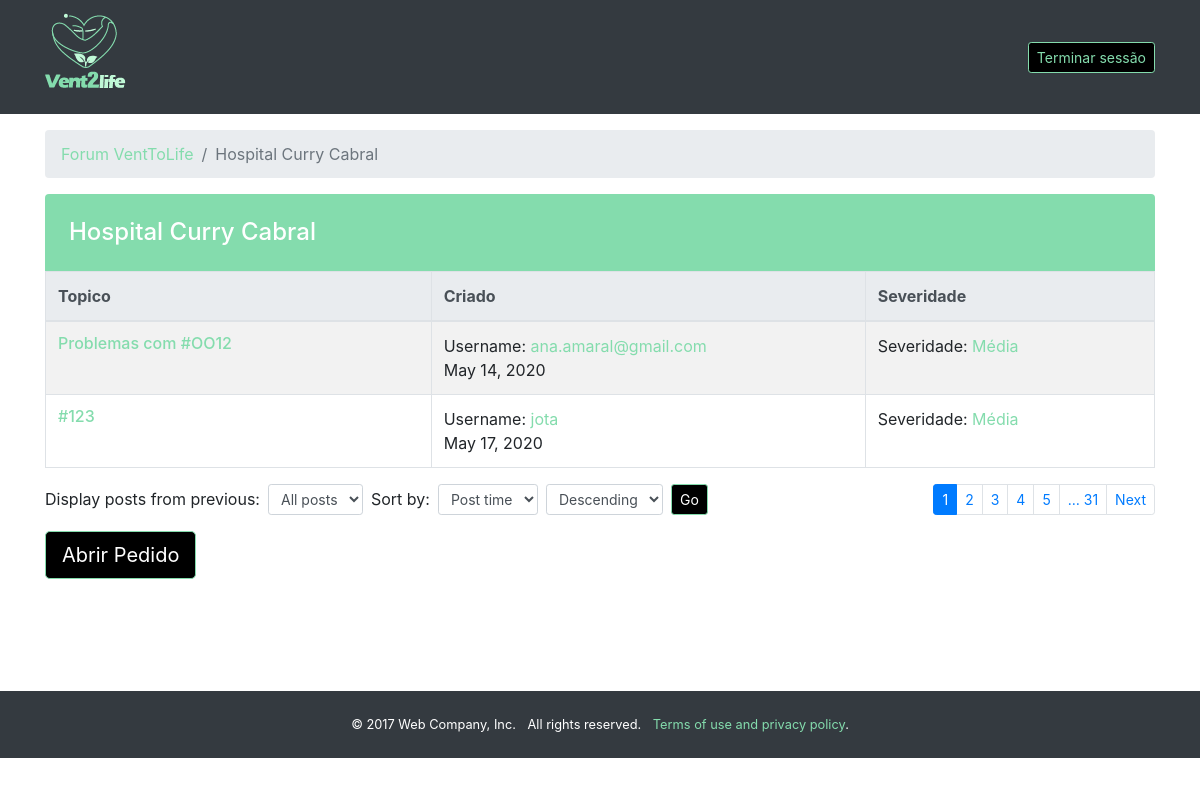
Page //currycabral/ (signed in) on the committed database.
### website/models.py (models this page shows)
class Pedido(models.Model):
    titulo = models.CharField(max_length=50, default="Novo Pedido Criado")
    hospital = models.CharField(max_length=255)
    severidade = models.CharField(max_length=200)
    ventilador = models.CharField(max_length=200)
    messages = models.CharField(max_length=4000)
    date = models.DateField(default=date.today, blank=True)
    answers = models.IntegerField(default=0)
    username = models.CharField(max_length=255, null=True)

### website/views.py (the view)
# urls.py: url(r'^/currycabral/', views.currycabral, name='currycabral'),
@login_required(login_url="../templates/login.hmtl")
def currycabral(request):
    pedidos = Pedido.objects.all().filter(hospital="Curry Cabral")
    return render(request, 'newcurrycabral.html',{'pedidos' : pedidos})

### website/templates/newcurrycabral.html (shortened to what this page needs)
<!DOCTYPE html>
<html lang="en">
<head>
    {% load static %}
    <link rel="stylesheet" href="{% static 'css/newsaojoao.css' %}">
</head>
<body>
<nav class="navbar navbar-dark bg-dark">
    <div class="container">
        <h1><a href="{% url 'website:forum' %}" class="navbar-brand">
            <img src="{% static 'assets/img/LOGO_1.jpg' %}" href="newforum.html" alt=""/>
        </a></h1>
        <button class="btn btn-sm btn-primary">
            <a href="{% url 'website:sair' %}">Terminar sessão</a>
        </button>
    </div>
</nav>
<div class="container my-3">
    <nav class="breadcrumb">
        <a href="{% url 'website:forum' %}" class="breadcrumb-item">Forum VentToLife</a>
        <span class="breadcrumb-item active">Hospital Curry Cabral</span>
    </nav>
    <div class="row">
        <div class="col-12">
            <h2 class="h4 text-white bg-info mb-0 p-4 rounded-top">Hospital Curry Cabral</h2>
            <table class="table table-striped table-bordered table-responsive-lg">
                <thead class="thead-light">
                <tr>
                    <th scope="col" class="topic-col">Topico</th>
                    <th scope="col" class="created-col">Criado</th>
                    <th scope="col" class="last-post-col">Severidade</th>
                </tr>
                </thead>
                <tbody>
                {% for req in pedidos %}
                    <tr>
                        <td>
                            <h3 class="h6"><a href="{% url 'website:changerequest' req.pk %}">{{ req.titulo }}</a></h3>
                        </td>
                        <td>
                            <div>Username: <a href="#">{{ req.username }}</a></div>
                            <div>{{ req.date }}</div>
                        </td>
                        <td>
                            <div>Severidade: <a href="#">{{ req.severidade }}</a></div>
                        </td>
                    </tr>
                {% endfor %}
                </tbody>
            </table>
        </div>
    </div>
    <div class="mb-3 clearfix">
        <nav aria-label="Navigate post pages" class="float-lg-right">
            <ul class="pagination pagination-sm mb-lg-0">
                <li class="page-item active"><a href="#" class="page-link">1 <span class="sr-only">(current)</span></a>
                </li>
                <li class="page-item"><a href="#" class="page-link">2</a></li>
                <li class="page-item"><a href="#" class="page-link">3</a></li>
                <li class="page-item"><a href="#" class="page-link">4</a></li>
                <li class="page-item"><a href="#" class="page-link">5</a></li>
                <li class="page-item"><a href="#" class="page-link">&hellip; 31</a></li>
                <li class="page-item"><a href="#" class="page-link">Next</a></li>
            </ul>
        </nav>
        <form class="form-inline float-lg-left d-block d-sm-flex">
            <div class="mb-2 mb-sm-0 mr-2">Display posts from previous:</div>
            <div class="form-group mr-2">
                <select class="form-control form-control-sm" id="example-select-time">
                    <option value="all-posts" selected>All posts</option>
                </select>
            </div>
            <div class="mb-2 mb-sm-0 mr-2">Sort by:</div>
            <div class="form-group mr-2">
                <select class="form-control form-control-sm" id="example-select-sort">
                    <option value="post-time" selected>Post time</option>
                </select>
            </div>
            <div class="form-group mr-2">
                <select class="form-control form-control-sm" id="example-select-direction">
                    <option value="author" selected="">Descending</option>
                </select>
            </div>
            <button type="submit" class="btn btn-sm btn-primary">Go</button>
        </form>
    </div>
    <a href="{% url 'website:pedido' %}" class="btn btn-lg btn-primary">Abrir Pedido</a>
</div>
<br><br><br><br>
<footer class="small bg-dark text-white">
    <div class="container py-4">
        <ul class="list-inline mb-0 text-center">
            <li class="list-inline-item">&copy; 2017 Web Company, Inc.</li>
            <li class="list-inline-item">All rights reserved.</li>
            <li class="list-inline-item"><a href="#">Terms of use and privacy policy</a>.</li>
        </ul>
    </div>
</footer>
</body>
</html>

### rows in the picture
Pedido: titulo "Problemas com #OO12", username "ana.amaral@gmail.com", date "May 14, 2020", severidade "Média"
Pedido: titulo "#123", username "jota", date "May 17, 2020", severidade "Média"
